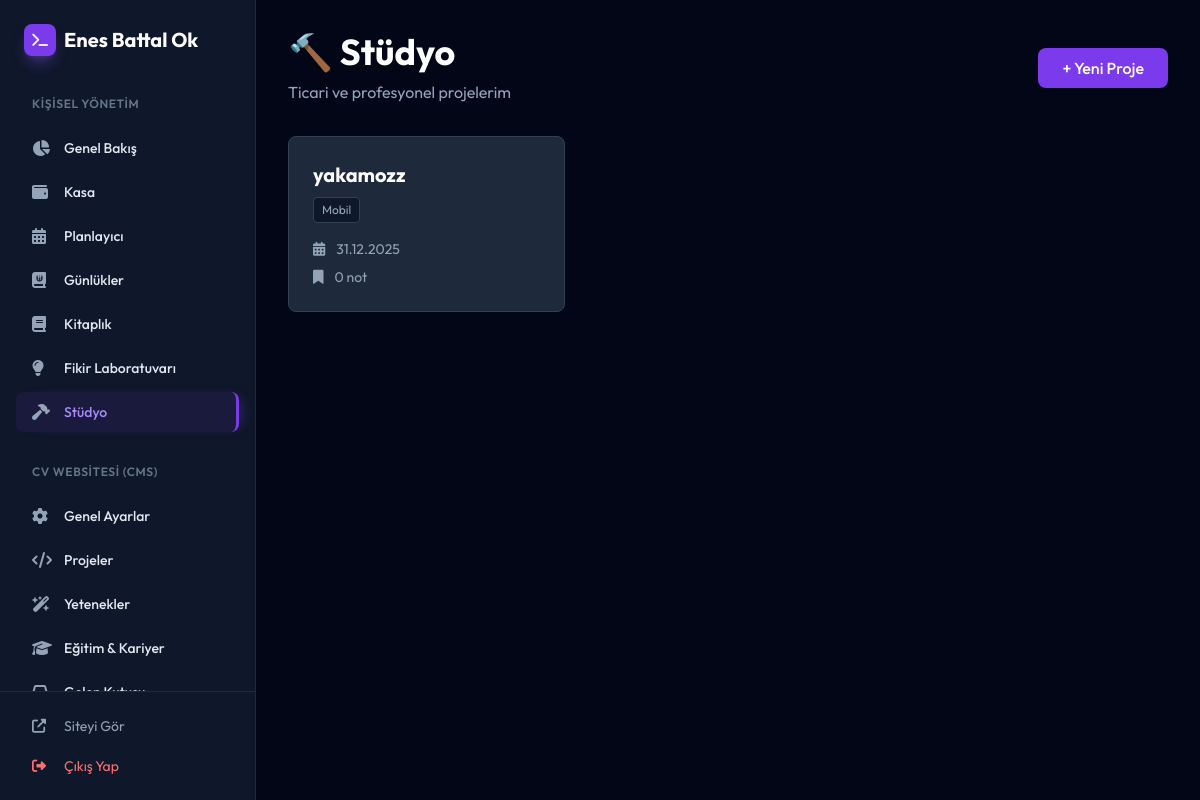
The app's page /admin/studio (signed in), older data.
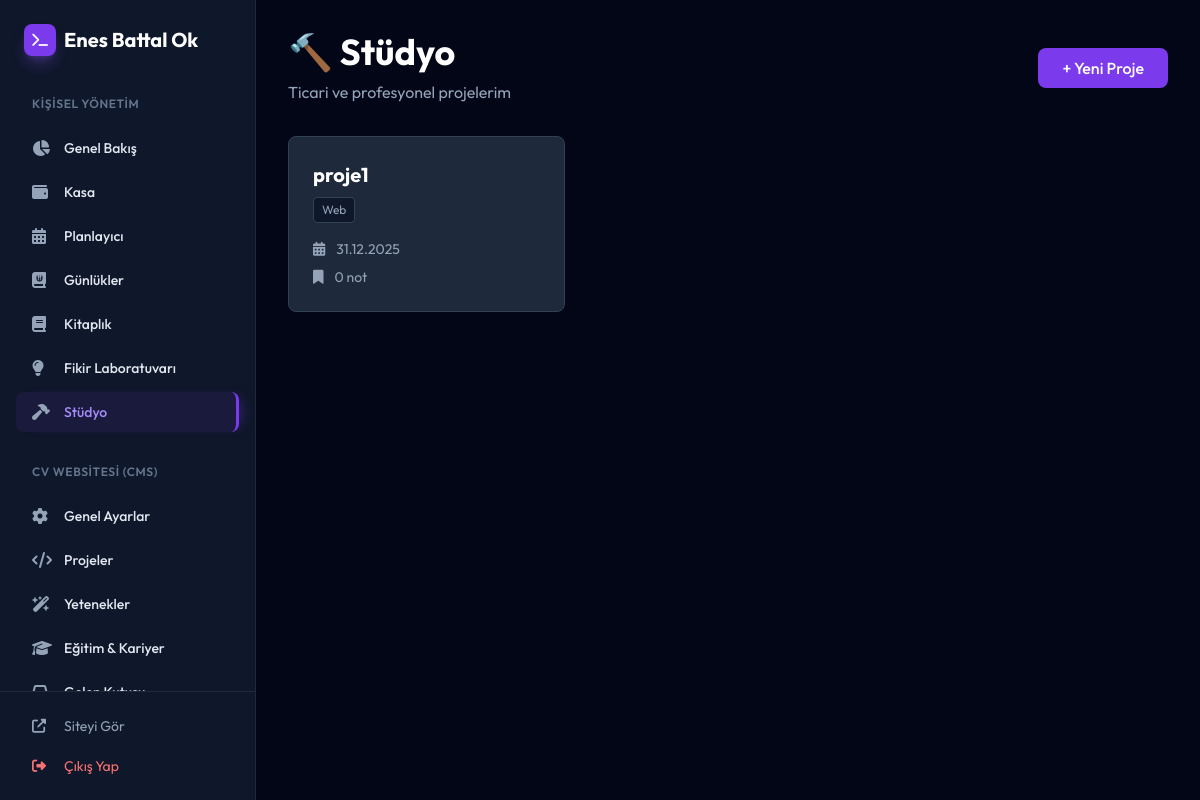
The same page, newer data.
### models.py (models this page shows)
class StudioProject(db.Model):
    id = db.Column(db.Integer, primary_key=True)
    name = db.Column(db.String(200), nullable=False)
    category = db.Column(db.String(100), nullable=False) # 'Web', 'Mobil', 'IoT', 'Masaüstü' vb.
    secure_data = db.Column(db.Text, default='') # Şifreler, API keyleri, notlar
    olusturma_tarihi = db.Column(db.DateTime, default=datetime.utcnow)
    work_logs = db.relationship('StudioWorkLog', backref=db.backref('proje', lazy=True), cascade='all, delete-orphan')

### main.py (the view)
    @app.route('/admin/studio')
    @login_required
    def admin_studio():
        projeler = StudioProject.query.order_by(StudioProject.olusturma_tarihi.desc()).all()
        return render_template('studio.html', projeler=projeler)

### templates/studio.html (shortened to what this page needs)
{% extends "admin_base.html" %}
{% block content %}
<div class="mb-8">
    <div class="flex justify-between items-center mb-8">
        <div>
            <h1 class="text-4xl font-bold text-white mb-2">🔨 Stüdyo</h1>
            <p class="text-slate-400">Ticari ve profesyonel projelerim</p>
        </div>
        <button onclick="openAddProjectModal()" class="bg-violet-600 hover:bg-violet-700 text-white px-6 py-2 rounded-lg font-medium transition-all">
            + Yeni Proje
        </button>
    </div>
    <div class="grid grid-cols-1 sm:grid-cols-2 lg:grid-cols-3 gap-6">
        {% for proje in projeler %}
        <div class="group relative bg-slate-800 border border-slate-700 rounded-lg p-6 hover:border-violet-500 hover:shadow-lg hover:shadow-violet-500/20 transition-all">
            <a href="/admin/studio/{{ proje.id }}" class="block">
                <div class="flex items-start justify-between mb-4">
                    <div>
                        <h3 class="text-xl font-bold text-white">{{ proje.name }}</h3>
                        <span class="text-xs text-slate-400 mt-2 inline-block px-2 py-1 bg-slate-900 rounded border border-slate-700">{{ proje.category }}</span>
                    </div>
                </div>
                <p class="text-sm text-slate-400">
                    <i class="fas fa-calendar-alt mr-2"></i>
                    {{ proje.olusturma_tarihi.strftime('%d.%m.%Y') }}
                </p>
                <p class="text-sm text-slate-400 mt-2">
                    <i class="fas fa-bookmark mr-2"></i>
                    {{ proje.work_logs|length }} not
                </p>
            </a>
        </div>
        {% else %}
        <div class="col-span-full text-center py-12">
            <p class="text-slate-400 text-lg">Henüz proje eklenmedi. Başlamak için yukarıdaki butona tıkla.</p>
        </div>
        {% endfor %}
    </div>
</div>
{% endblock %}

Row changes from the older to the newer data that the page shows:
changed StudioProject: name "yakamozz" → "proje1"; category "Mobil" → "Web"
